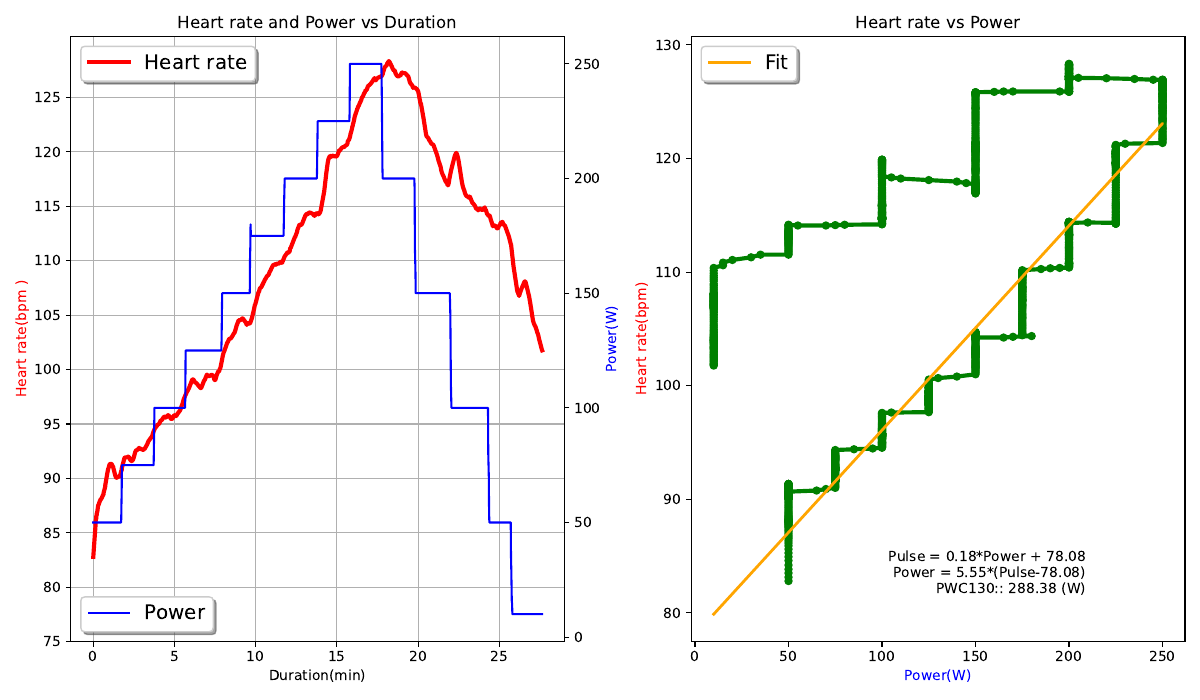

Here is the Python script that generated this plot:

import pandas as pd
import numpy as np
import numpy as np
import matplotlib.pyplot as plt


race = pd.read_csv("race.csv")

# drop location columns, I'm not really moving
race.drop(['Latitude', 'Longitude', 'Altitude'], axis=1, inplace=True)

# drop columns with no data for heart rate
race = race[race['Heart rate'] > 50]
# extract heart rate column as array so as to smooth it
heart_rat_array = np.array(race['Heart rate'])
smooth_heart_rat_array = np.zeros(len(heart_rat_array))
for t in range(15, len(smooth_heart_rat_array)-15):
    for i in range(-15, 15):
        smooth_heart_rat_array[t] += heart_rat_array[t+i]
    smooth_heart_rat_array[t] /= 30

# add smooted heart rate column to dataframe
race["Smooth heart rate"] = smooth_heart_rat_array
race = race[race['Smooth heart rate'] > 75]

# Convert Date column to time in seconds
race['Seconds'] = pd.to_datetime(race['Date']).astype(np.int64) // 10**9

# Calculate the duration in minutes since the start of the session
race['Duration'] = (race['Seconds'] - race['Seconds'].iloc[0])/60

# Plot Heart rate and power vs Duration with independent y axis
fig1, (ax1, ax3) = plt.subplots(1, 2, figsize=(12, 7))
ax1.plot(race['Duration'], race['Smooth heart rate'],
         color='red', linewidth=3, label='Heart rate')
ax1.set_xlabel('Duration(min)')
ax1.set_ylabel('Heart rate(bpm )', color='red')
ax1.set_title('Heart rate and Power vs Duration')
heart_interval = np.arange(70, 135, 5)
ax1.set_yticks(list(range(75, 130, 5)))
ax1.legend(shadow=True, fontsize='x-large', loc='upper left')


ax2 = ax1.twinx()

# Plot Power vs Duration
ax2.plot(race['Duration'], race['Power'], color='blue', label='Power')
ax2.set_ylabel('Power(W)', color='blue')

ax2.legend(shadow=True, fontsize='x-large', loc='lower left')
# Show grid

ax1.grid(True)

# Set minor y ticks on ax1

# Plot Heart rate vs Duration
ax3.plot(race.Power, race["Smooth heart rate"], color='green',
         marker='o',  linewidth=3, markersize=5)
ax3.set_xlabel('Power(W)', color='blue')
ax3.set_ylabel('Heart rate(bpm)', color='red')
ax3.set_title('Heart rate vs Power')

# Fit linearly the Power to the Heart rate
fit = np.polyfit(race['Power'][0:18*60], race['Smooth heart rate'][0:18*60], 1)

# Get the slope and intercept of the linear fit
slope = fit[0]
intercept = fit[1]

# Print the slope and intercept
print("Slope:", slope)
print("Intercept:", intercept)
print(f"PWC130:: {(130-intercept)/slope:.2f} (W)")
# Calculate the fitted values
fit_values = slope * race['Power'] + intercept

# Plot the fit
ax3.plot(race['Power'], fit_values, color='orange', linewidth=2, label='Fit')

# Add legend to ax3
ax3.legend(shadow=True, fontsize='x-large', loc='upper left')


plt.tight_layout()

# Add Git parameters to the plot

plt.savefig('kinomap.pdf')
plt.savefig('kinomap.png')

# Display fit parameters on the second plot
ax3.text(0.80, 0.05, f'Pulse = {slope:.2f}*Power + {intercept:.2f}\n' +
         f'Power = {(1/slope):.2f}*(Pulse-{intercept:.2f})\n' +
         f'PWC130:: {(130-intercept)/slope:.2f} (W)\n',
         transform=ax3.transAxes, ha='right', va='bottom')

plt.show()
